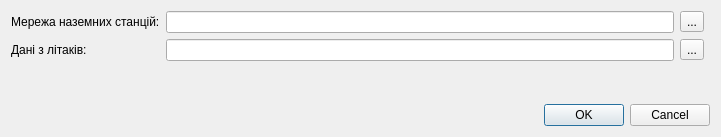
<?xml version="1.0" encoding="UTF-8"?>
<ui version="4.0">
 <class>AircraftLocalizationVisDialogBase</class>
 <widget class="QDialog" name="AircraftLocalizationVisDialogBase">
  <property name="geometry">
   <rect>
    <x>0</x>
    <y>0</y>
    <width>721</width>
    <height>137</height>
   </rect>
  </property>
  <property name="windowTitle">
   <string>Aircraft Localization Visualizer</string>
  </property>
  <layout class="QGridLayout" name="gridLayout">
   <item row="0" column="0">
    <widget class="QLabel" name="label">
     <property name="text">
      <string>Мережа наземних станцій:</string>
     </property>
    </widget>
   </item>
   <item row="2" column="1">
    <spacer name="verticalSpacer">
     <property name="orientation">
      <enum>Qt::Vertical</enum>
     </property>
     <property name="sizeHint" stdset="0">
      <size>
       <width>20</width>
       <height>23</height>
      </size>
     </property>
    </spacer>
   </item>
   <item row="1" column="0">
    <widget class="QLabel" name="label_2">
     <property name="text">
      <string>Дані з літаків:</string>
     </property>
    </widget>
   </item>
   <item row="0" column="1">
    <widget class="QLineEdit" name="lineEditSensorsFilename"/>
   </item>
   <item row="1" column="1">
    <widget class="QLineEdit" name="lineEditPackagesFilename"/>
   </item>
   <item row="3" column="0" colspan="4">
    <widget class="QDialogButtonBox" name="button_box">
     <property name="orientation">
      <enum>Qt::Horizontal</enum>
     </property>
     <property name="standardButtons">
      <set>QDialogButtonBox::Cancel|QDialogButtonBox::Ok</set>
     </property>
    </widget>
   </item>
   <item row="0" column="2">
    <widget class="QToolButton" name="toolButtonChooseSensorsFile">
     <property name="text">
      <string>...</string>
     </property>
    </widget>
   </item>
   <item row="1" column="2">
    <widget class="QToolButton" name="toolButtonChooseDataFilename">
     <property name="text">
      <string>...</string>
     </property>
    </widget>
   </item>
  </layout>
 </widget>
 <resources/>
 <connections>
  <connection>
   <sender>button_box</sender>
   <signal>accepted()</signal>
   <receiver>AircraftLocalizationVisDialogBase</receiver>
   <slot>accept()</slot>
   <hints>
    <hint type="sourcelabel">
     <x>20</x>
     <y>20</y>
    </hint>
    <hint type="destinationlabel">
     <x>20</x>
     <y>20</y>
    </hint>
   </hints>
  </connection>
  <connection>
   <sender>button_box</sender>
   <signal>rejected()</signal>
   <receiver>AircraftLocalizationVisDialogBase</receiver>
   <slot>reject()</slot>
   <hints>
    <hint type="sourcelabel">
     <x>20</x>
     <y>20</y>
    </hint>
    <hint type="destinationlabel">
     <x>20</x>
     <y>20</y>
    </hint>
   </hints>
  </connection>
 </connections>
</ui>
